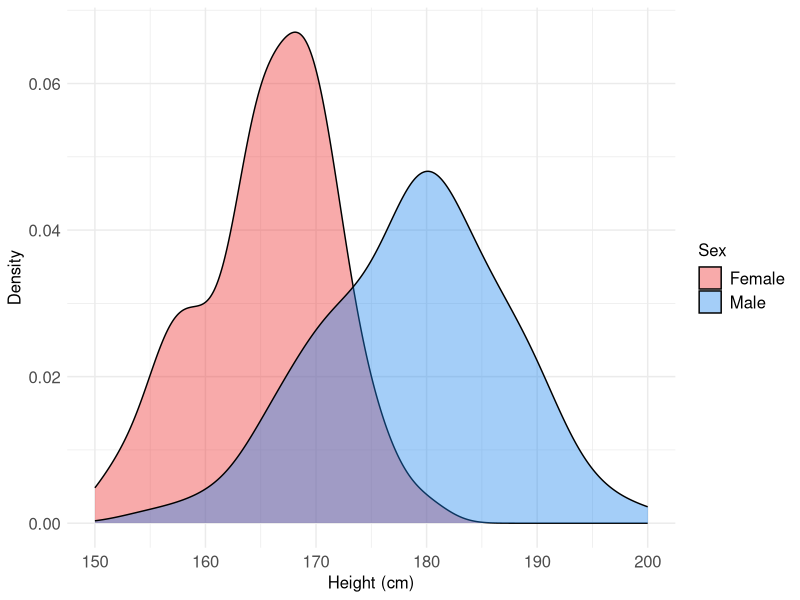

Write the R code that produced this figure.
## ---- chunk 1
knitr::opts_chunk$set(echo = FALSE,
                      warning = FALSE,
                      tidy = FALSE,
                      message = FALSE,
                      fig.align = 'center',
                      out.width = "100%")
options(knitr.table.format = "html") 
## ---- chunk 2
library(MASS)
library(ggplot2)
library(dplyr)
data(survey)
surveyDat <- survey %>% filter(!is.na(Sex))
## ---- chunk 3
ggplot(surveyDat) +
  geom_density(aes(Height, fill=Sex), alpha=0.4) + 
  xlab('Height (cm)') + ylab('Density') + 
  theme_minimal() + 
  scale_fill_manual(values = c('Female'='firebrick2', 'Male' = 'dodgerblue2')) +
  theme(axis.text=element_text(size=12), axis.title = element_text(size=12), 
        legend.text = element_text(size=12), legend.title = element_text(size=12))
## ---- chunk 4
library(kableExtra)
library(dplyr)
infoCard <- data.frame(title = c('About \r\n\r\n', 
                     'Common usage \r\n\r\n', 
                     'Number of / \r\nType of Variables \r\n\r\n', 
                     'R Package \r\n\r\n', 
                     'R Function'),
           info = c('A density plot visualizes the distribution of a numeric variable over a continuous interval. A variation of histogram, density plot serves better in determining the distribution shape of data. <br<br><br>', 
                    'Comparing distributions of a variable between groups <br<br><br>',
                    '1 numeric <br> 1 per numeric and categorical <br<br><br>', 
                    'ggplot2<br<br><br>',
                    'geom_density'))
infoCard %>% mutate(title = cell_spec(title, color = "#E7699E", bold = T)) %>% kable(col.names = c('',''), align = 'l', escape=FALSE, booktabs=TRUE, format='html') %>% column_spec(column=1, width = '4.5cm') %>% 
  column_spec(column=2, width = '13cm')
